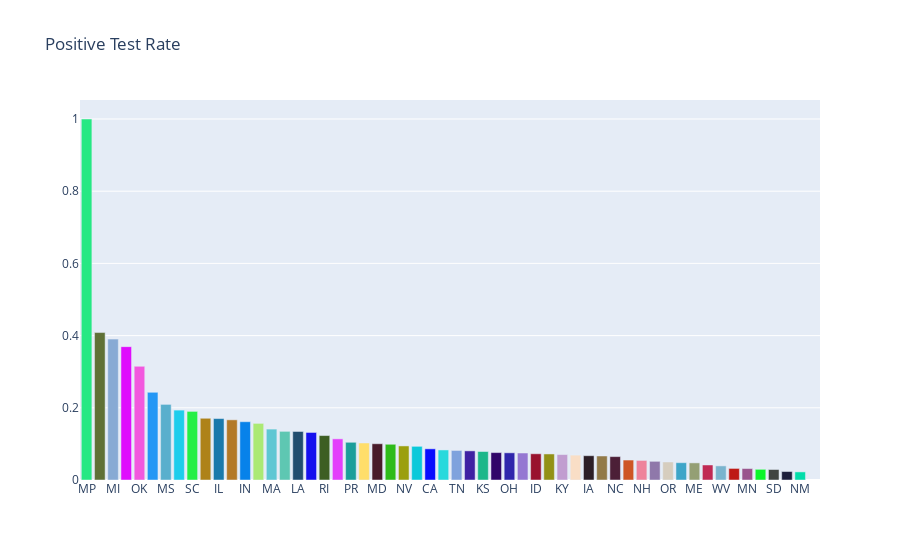
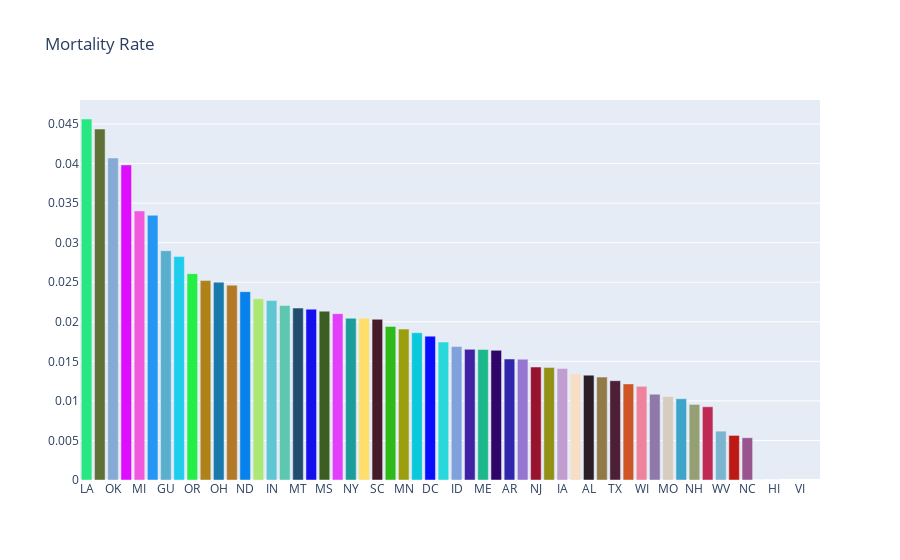

Notebook cell for these charts, in order:
### Code cell
import requests
import json
import pandas as pd
from colour import Color
import plotly.graph_objects as go
import matplotlib.pyplot as plt
import matplotlib

import warnings
warnings.filterwarnings('ignore')

# Query API
states = requests.get('https://covidtracking.com/api/states/daily').json()
states = pd.DataFrame(states)

us = requests.get('https://covidtracking.com/api/us/daily').json()
us = pd.DataFrame(us)

# Format Data
states.date = pd.to_datetime(states.date, format = '%Y%m%d')
us.date = pd.to_datetime(us.date, format = '%Y%m%d')

states.set_index('date', inplace = True)
us.set_index('date', inplace =  True)
today = states.loc[states.index.max()]

##################################### GRAPHING ###########################################

# NATIONAL POSITIVE 
plt.style.use('dark_background')
matplotlib.rcParams.update({'font.size': 15})
fig = plt.figure(figsize=(15,5))
us.positive.plot(linewidth=3, marker = 'o', markersize=10)
plt.title('Positive Test Results COVID-19')
plt.grid()
plt.show()
fig.savefig('images/positive_tests.png')

# NATIONAL DEATHS
fig = plt.figure(figsize=(15,5))
us.death.dropna().plot(linewidth=3, marker = 'o', markersize=10)
plt.title('US Deaths')
plt.grid()
plt.show()
fig.savefig('images/deaths.png')

# POSITIVE GROWTH FROM PREVIOUS DAY
us_rev = us.iloc[::-1].positive.diff()
fig = plt.figure(figsize=(15,5))
us_rev.plot(linewidth=3, marker = 'o', markersize=10)
plt.title('Positive Case Growth')
plt.grid()
plt.show()
fig.savefig('images/positive_case_growth.png')

# POSITIVE CASES IN ILLINOIS
fig = plt.figure(figsize=(15,5))
states[states.state == 'IL'].positive.plot(linewidth=3, marker = 'o', markersize=10)
plt.title('Illinois Confirmed Cases')
plt.grid()
plt.show()
fig.savefig('images/illinois_cases.png')

# POSITIVE CASES IN NY
fig = plt.figure(figsize=(15,5))
states[states.state == 'NY'].positive.plot(linewidth=3, marker = 'o', markersize=10)
plt.title('New York Confirmed Cases')
plt.grid()
plt.show()
fig.savefig('images/ny_cases.png')

# POSITIVE CASES IN IA
fig = plt.figure(figsize=(15,5))
states[states.state == 'IA'].positive.plot(linewidth=3, marker = 'o', markersize=10)
plt.title('Iowa Confirmed Cases')
plt.grid()
plt.show()
fig.savefig('images/ia_cases.png')

# POSITIVE CASES IN HIGHEST COUNT CITIES
top_ten = today.sort_values(by='positive', ascending=False)[:10]
ten_states = top_ten.state
fig = plt.figure(figsize=(15,5))
for state in ten_states:
    if state in list(ten_states[:5].values):
        states[states.state == state].positive.plot(label = state, linewidth=3, marker = 'o', markersize=10)
    else:
        states[states.state == state].positive.plot(label = state, linewidth=1, marker = 'o', markersize=3)
plt.title('10 states with the most confirmed cases')
plt.ylabel('Positive Test Results')
plt.legend(loc='upper left')
plt.grid()
plt.show()
fig.savefig('images/top_ten_states.png')

# CASES BY STATE –– MAP
fig = go.Figure(data=go.Choropleth(
    locations=today.state, # Spatial coordinates
    z = today.positive, # Data to be color-coded
    locationmode = 'USA-states', # set of locations match entries in `locations`
    colorscale = 'Reds',
    colorbar_title = "Confirmed Cases",
))

fig.update_layout(
    title_text = 'COVID-19 Cases by State',
    geo_scope='usa', # limite map scope to USA
)

fig.show()
fig.write_image('images/positive_cases_map.png')

# POSITIVE TEST RATE
today['positive_rate'] = today.positive/today.total
rates = today.sort_values(by='positive_rate', ascending = False)
rates = rates[['state', 'positive_rate', 'death', 'positive']]
rates = rates.set_index('state')
colors = [Color(pick_for=x).get_hex_l() for x in rates.index]
fig = go.Figure([go.Bar(x=rates.index, y=rates.positive_rate, marker_color=colors)])
fig.update_layout(
    title_text = 'Positive Test Rate'
)
fig.show()
fig.write_image('images/positive_test_rate.png')

# MORTALITY RATE
rates['death_rate'] = rates.death/rates.positive
rates = rates.sort_values(by='death_rate', ascending=False)
fig = go.Figure([go.Bar(x=rates.index, y=rates.death_rate, marker_color=colors)])
fig.update_layout(
    title_text = 'Mortality Rate')
fig.show()
fig.write_image('images/mortality_rate.png')

# SAVE DATA
us.reset_index(inplace = True)
states.reset_index(inplace=True)
us.date = us.date.astype(str)
states.date = states.date.astype(str)
national_data = us.to_dict()
state_data = states.to_dict()


data = {'state': state_data,
        'us': national_data}

with open('coronavirus.json', mode='w', encoding='utf-8') as f:
    json.dump(data, f)

with open('coronavirus.json') as f:
    data = json.load(f)
    state = data['state']

### Figure 1 — Plotly figure (JSON) as saved in the notebook; plotly's stock layout.template omitted (floating-point values rounded to 4 significant figures)
{"data": [{"marker": {"color": ["#26e883", "#5f7136", "#87aad4", "#df0dfd", "#f258de", "#2497f5", "#59afcd", "#1ecdec", "#25ef47", "#ae8219", "#1a79ab", "#b37927", "#0782ea", "#abe974", "#5fc7d3", "#5ec7b2", "#214e6f", "#1610ee", "#3d5e23", "#e33ffb", "#1b9e9a", "#ffde6a", "#481b2a", "#2ebb19", "#9b9f0d", "#0ac9da", "#080dfe", "#28d9dc", "#7fa2dd", "#3f21a3", "#1cb78a", "#300569", "#2f26ac", "#9577d2", "#99122e", "#929116", "#c19dd0", "#f9dec6", "#2c1e26", "#927a48", "#4c1f37", "#ce5624", "#ee839b", "#8f78aa", "#d6cdbe", "#3ea5c8", "#949f74", "#c02954", "#7ab4ce", "#be1a15", "#99558d", "#0bf62a", "#404542", "#1d1f3c", "#02ddaa", "#da865d"]}, "type": "bar", "x": ["MP", "NJ", "MI", "NY", "OK", "GA", "MS", "CT", "SC", "CO", "IL", "VI", "IN", "GU", "MA", "AL", "LA", "DC", "RI", "PA", "PR", "FL", "MD", "DE", "NV", "VA", "CA", "MO", "TN", "AR", "KS", "TX", "OH", "WA", "ID", "WI", "KY", "VT", "IA", "AZ", "NC", "NE", "NH", "WY", "OR", "UT", "ME", "MT", "WV", "AK", "MN", "ND", "SD", "HI", "NM", "AS"], "y": [1, 0.4085, 0.3904, 0.3694, 0.3149, 0.2428, 0.2094, 0.1936, 0.19, 0.171, 0.1702, 0.1667, 0.1614, 0.1568, 0.141, 0.1348, 0.1344, 0.1317, 0.1231, 0.114, 0.1045, 0.1026, 0.1004, 0.09898, 0.09437, 0.09328, 0.08634, 0.08324, 0.08183, 0.08068, 0.07891, 0.07597, 0.07533, 0.07479, 0.07265, 0.07215, 0.07048, 0.06894, 0.0673, 0.06654, 0.06483, 0.05529, 0.05421, 0.05171, 0.04991, 0.04791, 0.04741, 0.04165, 0.0391, 0.03205, 0.0318, 0.0296, 0.02906, 0.02349, 0.02243, null]}], "layout": {"title": {"text": "Positive Test Rate"}}}

### Figure 2 — Plotly figure (JSON) as saved in the notebook; plotly's stock layout.template omitted (floating-point values rounded to 4 significant figures)
{"data": [{"marker": {"color": ["#26e883", "#5f7136", "#87aad4", "#df0dfd", "#f258de", "#2497f5", "#59afcd", "#1ecdec", "#25ef47", "#ae8219", "#1a79ab", "#b37927", "#0782ea", "#abe974", "#5fc7d3", "#5ec7b2", "#214e6f", "#1610ee", "#3d5e23", "#e33ffb", "#1b9e9a", "#ffde6a", "#481b2a", "#2ebb19", "#9b9f0d", "#0ac9da", "#080dfe", "#28d9dc", "#7fa2dd", "#3f21a3", "#1cb78a", "#300569", "#2f26ac", "#9577d2", "#99122e", "#929116", "#c19dd0", "#f9dec6", "#2c1e26", "#927a48", "#4c1f37", "#ce5624", "#ee839b", "#8f78aa", "#d6cdbe", "#3ea5c8", "#949f74", "#c02954", "#7ab4ce", "#be1a15", "#99558d", "#0bf62a", "#404542", "#1d1f3c", "#02ddaa", "#da865d"]}, "type": "bar", "x": ["LA", "VT", "OK", "WA", "MI", "PR", "GU", "GA", "OR", "AK", "OH", "DE", "ND", "KY", "IN", "CT", "MT", "VA", "MS", "KS", "NY", "CA", "SC", "CO", "MN", "AZ", "DC", "NE", "ID", "IL", "ME", "RI", "AR", "NV", "NJ", "NM", "IA", "MA", "AL", "PA", "TX", "FL", "WI", "MD", "MO", "TN", "NH", "SD", "WV", "UT", "NC", "WY", "HI", "MP", "VI", "AS"], "y": [0.04564, 0.04437, 0.04071, 0.03983, 0.03401, 0.03347, 0.02899, 0.02825, 0.02609, 0.02521, 0.02501, 0.02463, 0.02381, 0.02292, 0.0227, 0.02206, 0.02174, 0.0216, 0.02134, 0.02103, 0.02045, 0.02045, 0.02031, 0.01941, 0.01908, 0.01862, 0.01818, 0.01744, 0.01687, 0.01652, 0.0165, 0.01639, 0.0153, 0.01527, 0.01428, 0.01423, 0.01408, 0.01344, 0.01325, 0.01301, 0.01255, 0.01215, 0.01184, 0.01084, 0.01055, 0.01027, 0.009554, 0.009259, 0.006173, 0.005637, 0.00534, 0, 0, null, null, null]}], "layout": {"title": {"text": "Mortality Rate"}}}
